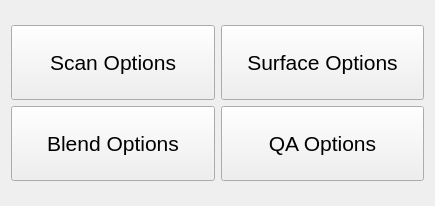
<?xml version="1.0" encoding="UTF-8"?>
<ui version="4.0">
 <class>OptionsSubmenu</class>
 <widget class="QWidget" name="OptionsSubmenu">
  <property name="geometry">
   <rect>
    <x>0</x>
    <y>0</y>
    <width>435</width>
    <height>206</height>
   </rect>
  </property>
  <property name="windowTitle">
   <string>Form</string>
  </property>
  <layout class="QVBoxLayout" name="verticalLayout">
   <item>
    <layout class="QGridLayout" name="gridLayout_2">
     <item row="1" column="1">
      <widget class="QPushButton" name="pushButtonQAOptions">
       <property name="minimumSize">
        <size>
         <width>0</width>
         <height>75</height>
        </size>
       </property>
       <property name="font">
        <font>
         <pointsize>16</pointsize>
        </font>
       </property>
       <property name="text">
        <string>QA Options</string>
       </property>
      </widget>
     </item>
     <item row="1" column="0">
      <widget class="QPushButton" name="pushButtonBlendOptions">
       <property name="minimumSize">
        <size>
         <width>0</width>
         <height>75</height>
        </size>
       </property>
       <property name="font">
        <font>
         <pointsize>16</pointsize>
        </font>
       </property>
       <property name="text">
        <string>Blend Options</string>
       </property>
      </widget>
     </item>
     <item row="0" column="1">
      <widget class="QPushButton" name="pushButtonSurfaceOptions">
       <property name="minimumSize">
        <size>
         <width>0</width>
         <height>75</height>
        </size>
       </property>
       <property name="font">
        <font>
         <pointsize>16</pointsize>
        </font>
       </property>
       <property name="text">
        <string>Surface Options</string>
       </property>
      </widget>
     </item>
     <item row="0" column="0">
      <widget class="QPushButton" name="pushButtonScanOptions">
       <property name="minimumSize">
        <size>
         <width>0</width>
         <height>75</height>
        </size>
       </property>
       <property name="font">
        <font>
         <pointsize>16</pointsize>
        </font>
       </property>
       <property name="text">
        <string>Scan Options</string>
       </property>
      </widget>
     </item>
    </layout>
   </item>
  </layout>
 </widget>
 <resources/>
 <connections/>
</ui>
